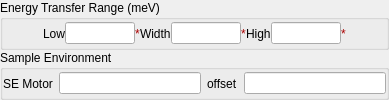
         <widget class="QWidget" name="page_9">
          <layout class="QVBoxLayout" name="verticalLayout_15">
           <property name="spacing">
            <number>0</number>
           </property>
           <property name="margin">
            <number>0</number>
           </property>
           <item>
            <widget class="QGroupBox" name="gbRebin">
             <property name="title">
              <string>Energy Transfer Range (meV)</string>
             </property>
             <layout class="QVBoxLayout" name="verticalLayout_3">
              <property name="spacing">
               <number>0</number>
              </property>
              <property name="margin">
               <number>0</number>
              </property>
              <item>
               <layout class="QHBoxLayout" name="horizontalLayout_14">
                <item>
                 <spacer name="horizontalSpacer_28">
                  <property name="orientation">
                   <enum>Qt::Horizontal</enum>
                  </property>
                  <property name="sizeHint" stdset="0">
                   <size>
                    <width>40</width>
                    <height>20</height>
                   </size>
                  </property>
                 </spacer>
                </item>
                <item>
                 <widget class="QLabel" name="label_19">
                  <property name="text">
                   <string>Low</string>
                  </property>
                 </widget>
                </item>
                <item>
                 <widget class="QLineEdit" name="leELow">
                  <property name="maximumSize">
                   <size>
                    <width>70</width>
                    <height>16777215</height>
                   </size>
                  </property>
                 </widget>
                </item>
                <item>
                 <widget class="QLabel" name="validRebinLow">
                  <property name="palette">
                   <palette>
                    <active>
                     <colorrole role="WindowText">
                      <brush brushstyle="SolidPattern">
                       <color alpha="255">
                        <red>170</red>
                        <green>0</green>
                        <blue>0</blue>
                       </color>
                      </brush>
                     </colorrole>
                    </active>
                    <inactive>
                     <colorrole role="WindowText">
                      <brush brushstyle="SolidPattern">
                       <color alpha="255">
                        <red>170</red>
                        <green>0</green>
                        <blue>0</blue>
                       </color>
                      </brush>
                     </colorrole>
                    </inactive>
                    <disabled>
                     <colorrole role="WindowText">
                      <brush brushstyle="SolidPattern">
                       <color alpha="255">
                        <red>118</red>
                        <green>116</green>
                        <blue>108</blue>
                       </color>
                      </brush>
                     </colorrole>
                    </disabled>
                   </palette>
                  </property>
                  <property name="text">
                   <string>*</string>
                  </property>
                  <property name="buddy">
                   <cstring>leELow</cstring>
                  </property>
                 </widget>
                </item>
                <item>
                 <widget class="QLabel" name="label_20">
                  <property name="text">
                   <string>Width</string>
                  </property>
                 </widget>
                </item>
                <item>
                 <widget class="QLineEdit" name="leEWidth">
                  <property name="maximumSize">
                   <size>
                    <width>70</width>
                    <height>16777215</height>
                   </size>
                  </property>
                 </widget>
                </item>
                <item>
                 <widget class="QLabel" name="validRebinWidth">
                  <property name="palette">
                   <palette>
                    <active>
                     <colorrole role="WindowText">
                      <brush brushstyle="SolidPattern">
                       <color alpha="255">
                        <red>170</red>
                        <green>0</green>
                        <blue>0</blue>
                       </color>
                      </brush>
                     </colorrole>
                    </active>
                    <inactive>
                     <colorrole role="WindowText">
                      <brush brushstyle="SolidPattern">
                       <color alpha="255">
                        <red>170</red>
                        <green>0</green>
                        <blue>0</blue>
                       </color>
                      </brush>
                     </colorrole>
                    </inactive>
                    <disabled>
                     <colorrole role="WindowText">
                      <brush brushstyle="SolidPattern">
                       <color alpha="255">
                        <red>118</red>
                        <green>116</green>
                        <blue>108</blue>
                       </color>
                      </brush>
                     </colorrole>
                    </disabled>
                   </palette>
                  </property>
                  <property name="text">
                   <string>*</string>
                  </property>
                  <property name="buddy">
                   <cstring>leEWidth</cstring>
                  </property>
                 </widget>
                </item>
                <item>
                 <widget class="QLabel" name="label_21">
                  <property name="text">
                   <string>High</string>
                  </property>
                 </widget>
                </item>
                <item>
                 <widget class="QLineEdit" name="leEHigh">
                  <property name="maximumSize">
                   <size>
                    <width>70</width>
                    <height>16777215</height>
                   </size>
                  </property>
                 </widget>
                </item>
                <item>
                 <widget class="QLabel" name="validRebinHigh">
                  <property name="palette">
                   <palette>
                    <active>
                     <colorrole role="WindowText">
                      <brush brushstyle="SolidPattern">
                       <color alpha="255">
                        <red>170</red>
                        <green>0</green>
                        <blue>0</blue>
                       </color>
                      </brush>
                     </colorrole>
                    </active>
                    <inactive>
                     <colorrole role="WindowText">
                      <brush brushstyle="SolidPattern">
                       <color alpha="255">
                        <red>170</red>
                        <green>0</green>
                        <blue>0</blue>
                       </color>
                      </brush>
                     </colorrole>
                    </inactive>
                    <disabled>
                     <colorrole role="WindowText">
                      <brush brushstyle="SolidPattern">
                       <color alpha="255">
                        <red>118</red>
                        <green>116</green>
                        <blue>108</blue>
                       </color>
                      </brush>
                     </colorrole>
                    </disabled>
                   </palette>
                  </property>
                  <property name="text">
                   <string>*</string>
                  </property>
                  <property name="buddy">
                   <cstring>leEHigh</cstring>
                  </property>
                 </widget>
                </item>
                <item>
                 <spacer name="horizontalSpacer_29">
                  <property name="orientation">
                   <enum>Qt::Horizontal</enum>
                  </property>
                  <property name="sizeHint" stdset="0">
                   <size>
                    <width>40</width>
                    <height>20</height>
                   </size>
                  </property>
                 </spacer>
                </item>
               </layout>
              </item>
             </layout>
            </widget>
           </item>
           <item>
            <widget class="QGroupBox" name="gbSampleEnv">
             <property name="title">
              <string>Sample Environment</string>
             </property>
             <layout class="QHBoxLayout" name="horizontalLayout_25">
              <property name="margin">
               <number>0</number>
              </property>
              <item>
               <widget class="QLabel" name="label_5">
                <property name="text">
                 <string>SE Motor</string>
                </property>
               </widget>
              </item>
              <item>
               <widget class="QLineEdit" name="motorNameEdit"/>
              </item>
              <item>
               <widget class="QLabel" name="label_6">
                <property name="text">
                 <string>offset</string>
                </property>
               </widget>
              </item>
              <item>
               <widget class="QLineEdit" name="seOffsetEdit">
                <property name="toolTip">
                 <string> Psi = Motor Value + Offset</string>
                </property>
               </widget>
              </item>
             </layout>
            </widget>
           </item>
          </layout>
         </widget>
